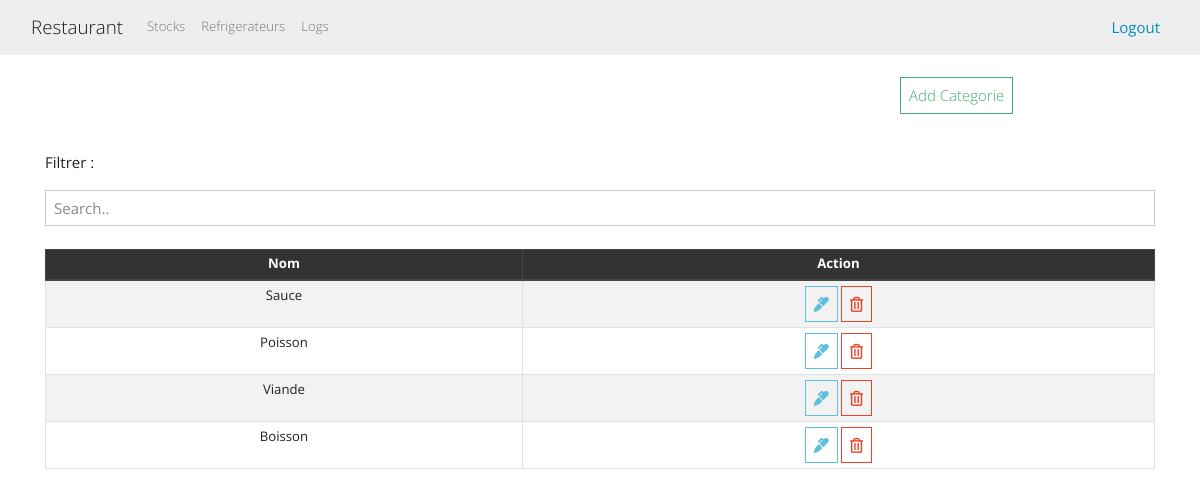
The page /index_categorie.php (signed in) on the database its author committed.
### tables this page shows
CREATE TABLE `categorie` (
  `id` bigint NOT NULL AUTO_INCREMENT,
  `nom` varchar(255) DEFAULT NULL,
  PRIMARY KEY (`id`)
);

### index_categorie.php (the view, shortened to what this page needs)
<?php include("db.php"); ?>
<?php include('includes/header.php');
?>
<main class="container">
  <br>
  <div class="row">
    <div class="col-md-9">
    </div>
	<div class="col-md-3">
		<button type="button" class="btn btn-outline-success btn-rounded waves-effect" data-toggle="modal" data-target="#addCategorie">
		  Add Categorie
		</button>
	</div>
  </div>
  <br>
  <p>Filtrer : </p>
  <input class="form-control" id="myInput" type="text" placeholder="Search..">
  <br>
  <div class="row">
    <div class="col-md-12 table-responsive">
      <table class="table table-striped table-bordered table-sm" >
         <thead class="thead-dark">
          <tr class="text-center">
            <th>Nom</th>
			<th>Action</th>
          </tr>
        </thead>
        <tbody id="myTable">
          <?php
          $query = "select cat.* from categorie cat";
          $result_categories = mysqli_query($conn, $query);
          while($row = mysqli_fetch_assoc($result_categories)) { ?>
          <tr>
            <td class="text-center"><?php echo $row['nom']; ?></td>
	        <td class="text-center">
              <a href="edit_categorie.php?id=<?php echo $row['id']?>" class="btn btn-outline-info btn-rounded waves-effect">
                <i class="fas fa-marker"></i>
              </a>
              <a href="delete_categorie.php?id=<?php echo $row['id']?>" class="btn btn-outline-danger btn-rounded waves-effect">
                <i class="far fa-trash-alt"></i>
              </a>
            </td>
          </tr>
          <?php } ?>
        </tbody>
      </table>
    </div>
  </div>
</main>
<?php include('includes/footer.php'); ?>

### css/draganddrop.css (style rules this page uses)
p { clear: both; padding-top: 1em; }

### rows shown on the page
categorie: nom "Sauce"
categorie: nom "Poisson"
categorie: nom "Viande"
categorie: nom "Boisson"
